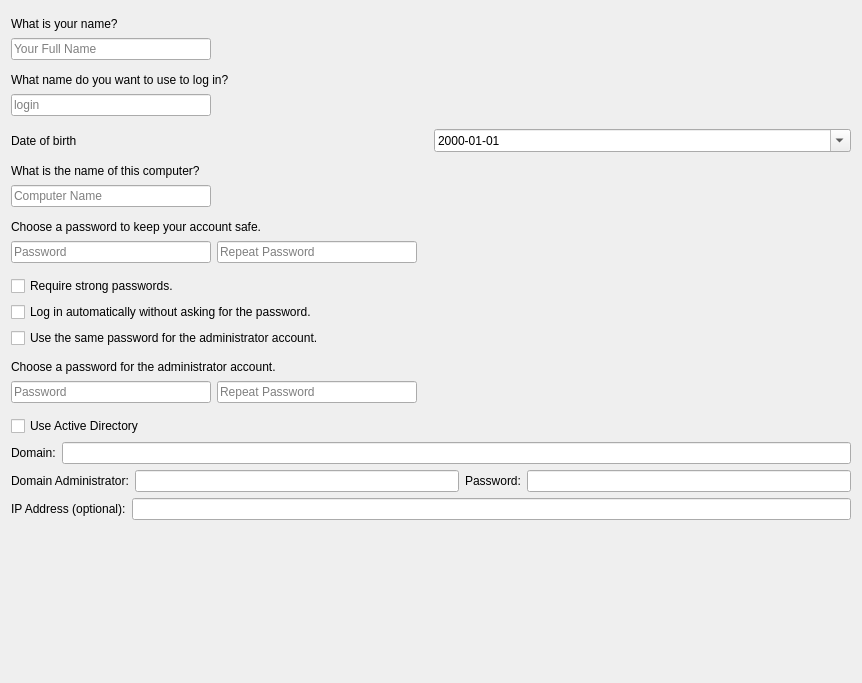
<?xml version="1.0" encoding="UTF-8"?>
<ui version="4.0">
 <author>
SPDX-FileCopyrightText: 2014 Teo Mrnjavac &lt;teo@kde.org&gt;
SPDX-License-Identifier: GPL-3.0-or-later
 </author>
 <class>Page_UserSetup</class>
 <widget class="QWidget" name="Page_UserSetup">
  <property name="geometry">
   <rect>
    <x>0</x>
    <y>0</y>
    <width>862</width>
    <height>683</height>
   </rect>
  </property>
  <property name="windowTitle">
   <string notr="true">Form</string>
  </property>
  <layout class="QVBoxLayout" name="verticalLayout_12">
   <item>
    <spacer name="verticalSpacer">
     <property name="orientation">
      <enum>Qt::Vertical</enum>
     </property>
     <property name="sizeType">
      <enum>QSizePolicy::Fixed</enum>
     </property>
     <property name="sizeHint" stdset="0">
      <size>
       <width>20</width>
       <height>6</height>
      </size>
     </property>
    </spacer>
   </item>
   <item>
    <widget class="QLabel" name="labelWhatIsYourName">
     <property name="text">
      <string>What is your name?</string>
     </property>
    </widget>
   </item>
   <item>
    <layout class="QHBoxLayout" name="fullNameLayout">
     <item>
      <widget class="QLineEdit" name="textBoxFullName">
       <property name="minimumSize">
        <size>
         <width>200</width>
         <height>0</height>
        </size>
       </property>
       <property name="placeholderText">
        <string>Your Full Name</string>
       </property>
      </widget>
     </item>
     <item>
      <widget class="QLabel" name="labelFullName">
       <property name="sizePolicy">
        <sizepolicy hsizetype="Fixed" vsizetype="Fixed">
         <horstretch>0</horstretch>
         <verstretch>0</verstretch>
        </sizepolicy>
       </property>
       <property name="minimumSize">
        <size>
         <width>24</width>
         <height>24</height>
        </size>
       </property>
       <property name="maximumSize">
        <size>
         <width>24</width>
         <height>24</height>
        </size>
       </property>
       <property name="text">
        <string notr="true"/>
       </property>
       <property name="scaledContents">
        <bool>true</bool>
       </property>
      </widget>
     </item>
     <item>
      <widget class="QLabel" name="labelFullNameError">
       <property name="sizePolicy">
        <sizepolicy hsizetype="Expanding" vsizetype="Preferred">
         <horstretch>1</horstretch>
         <verstretch>0</verstretch>
        </sizepolicy>
       </property>
       <property name="text">
        <string/>
       </property>
       <property name="wordWrap">
        <bool>true</bool>
       </property>
      </widget>
     </item>
    </layout>
   </item>
   <item>
    <spacer name="verticalSpacer_2">
     <property name="orientation">
      <enum>Qt::Vertical</enum>
     </property>
     <property name="sizeType">
      <enum>QSizePolicy::Fixed</enum>
     </property>
     <property name="sizeHint" stdset="0">
      <size>
       <width>20</width>
       <height>6</height>
      </size>
     </property>
    </spacer>
   </item>
   <item>
    <widget class="QLabel" name="username_label_2">
     <property name="text">
      <string>What name do you want to use to log in?</string>
     </property>
     <property name="wordWrap">
      <bool>false</bool>
     </property>
    </widget>
   </item>
   <item>
    <layout class="QHBoxLayout" name="usernameLayout">
     <item>
      <widget class="QLineEdit" name="textBoxLoginName">
       <property name="sizePolicy">
        <sizepolicy hsizetype="Expanding" vsizetype="Fixed">
         <horstretch>0</horstretch>
         <verstretch>0</verstretch>
        </sizepolicy>
       </property>
       <property name="minimumSize">
        <size>
         <width>200</width>
         <height>0</height>
        </size>
       </property>
       <property name="placeholderText">
        <string>login</string>
       </property>
      </widget>
     </item>
     <item>
      <widget class="QLabel" name="labelUsername">
       <property name="sizePolicy">
        <sizepolicy hsizetype="Fixed" vsizetype="Fixed">
         <horstretch>0</horstretch>
         <verstretch>0</verstretch>
        </sizepolicy>
       </property>
       <property name="minimumSize">
        <size>
         <width>24</width>
         <height>24</height>
        </size>
       </property>
       <property name="maximumSize">
        <size>
         <width>24</width>
         <height>24</height>
        </size>
       </property>
       <property name="scaledContents">
        <bool>true</bool>
       </property>
      </widget>
     </item>
     <item>
      <widget class="QLabel" name="labelUsernameError">
       <property name="sizePolicy">
        <sizepolicy hsizetype="Expanding" vsizetype="Preferred">
         <horstretch>1</horstretch>
         <verstretch>0</verstretch>
        </sizepolicy>
       </property>
       <property name="minimumSize">
        <size>
         <width>200</width>
         <height>0</height>
        </size>
       </property>
       <property name="text">
        <string/>
       </property>
       <property name="alignment">
        <set>Qt::AlignVCenter</set>
       </property>
       <property name="wordWrap">
        <bool>true</bool>
       </property>
      </widget>
     </item>
    </layout>
   </item>
   <item>
    <spacer name="verticalSpacer_4">
     <property name="orientation">
      <enum>Qt::Vertical</enum>
     </property>
     <property name="sizeType">
      <enum>QSizePolicy::Fixed</enum>
     </property>
     <property name="sizeHint" stdset="0">
      <size>
       <width>20</width>
       <height>6</height>
      </size>
     </property>
    </spacer>
   </item>
   <item>
    <layout class="QHBoxLayout" name="birthDateLayout">
     <item>
      <widget class="QLabel" name="labelBirthDate">
       <property name="text">
        <string>Date of birth</string>
       </property>
      </widget>
     </item>
     <item>
      <widget class="QDateEdit" name="dateEditBirthDate">
       <property name="displayFormat">
        <string>yyyy-MM-dd</string>
       </property>
       <property name="calendarPopup">
        <bool>true</bool>
       </property>
       <property name="date">
        <date>
         <year>2000</year>
         <month>1</month>
         <day>1</day>
        </date>
       </property>
      </widget>
     </item>
    </layout>
   </item>
   <item>
    <spacer name="birthDateVSpace">
     <property name="orientation">
      <enum>Qt::Vertical</enum>
     </property>
     <property name="sizeType">
      <enum>QSizePolicy::Fixed</enum>
     </property>
     <property name="sizeHint" stdset="0">
      <size>
       <width>20</width>
       <height>6</height>
      </size>
     </property>
    </spacer>
   </item>
   <item>
    <widget class="QLabel" name="hostnameLabel">
     <property name="text">
      <string>What is the name of this computer?</string>
     </property>
     <property name="wordWrap">
      <bool>false</bool>
     </property>
    </widget>
   </item>
   <item>
    <layout class="QHBoxLayout" name="hostnameLayout">
     <item>
      <widget class="QLineEdit" name="textBoxHostname">
       <property name="sizePolicy">
        <sizepolicy hsizetype="Expanding" vsizetype="Fixed">
         <horstretch>0</horstretch>
         <verstretch>0</verstretch>
        </sizepolicy>
       </property>
       <property name="minimumSize">
        <size>
         <width>200</width>
         <height>0</height>
        </size>
       </property>
       <property name="toolTip">
        <string>&lt;small&gt;This name will be used if you make the computer visible to others on a network.&lt;/small&gt;</string>
       </property>
       <property name="placeholderText">
        <string>Computer Name</string>
       </property>
      </widget>
     </item>
     <item>
      <widget class="QLabel" name="labelHostname">
       <property name="sizePolicy">
        <sizepolicy hsizetype="Fixed" vsizetype="Fixed">
         <horstretch>0</horstretch>
         <verstretch>0</verstretch>
        </sizepolicy>
       </property>
       <property name="minimumSize">
        <size>
         <width>24</width>
         <height>24</height>
        </size>
       </property>
       <property name="maximumSize">
        <size>
         <width>24</width>
         <height>24</height>
        </size>
       </property>
       <property name="scaledContents">
        <bool>true</bool>
       </property>
      </widget>
     </item>
     <item>
      <widget class="QLabel" name="labelHostnameError">
       <property name="sizePolicy">
        <sizepolicy hsizetype="Expanding" vsizetype="Preferred">
         <horstretch>1</horstretch>
         <verstretch>0</verstretch>
        </sizepolicy>
       </property>
       <property name="minimumSize">
        <size>
         <width>200</width>
         <height>0</height>
        </size>
       </property>
       <property name="text">
        <string/>
       </property>
       <property name="alignment">
        <set>Qt::AlignVCenter</set>
       </property>
       <property name="wordWrap">
        <bool>true</bool>
       </property>
      </widget>
     </item>
    </layout>
   </item>
   <item>
    <spacer name="hostnameVSpace">
     <property name="orientation">
      <enum>Qt::Vertical</enum>
     </property>
     <property name="sizeType">
      <enum>QSizePolicy::Fixed</enum>
     </property>
     <property name="sizeHint" stdset="0">
      <size>
       <width>20</width>
       <height>6</height>
      </size>
     </property>
    </spacer>
   </item>
   <item>
    <widget class="QLabel" name="password_label_2">
     <property name="text">
      <string>Choose a password to keep your account safe.</string>
     </property>
     <property name="wordWrap">
      <bool>false</bool>
     </property>
    </widget>
   </item>
   <item>
    <layout class="QHBoxLayout" name="userPasswordLayout">
     <item>
      <widget class="QLineEdit" name="textBoxUserPassword">
       <property name="sizePolicy">
        <sizepolicy hsizetype="Expanding" vsizetype="Fixed">
         <horstretch>0</horstretch>
         <verstretch>0</verstretch>
        </sizepolicy>
       </property>
       <property name="minimumSize">
        <size>
         <width>200</width>
         <height>0</height>
        </size>
       </property>
       <property name="toolTip">
        <string>&lt;small&gt;Enter the same password twice, so that it can be checked for typing errors. A good password will contain a mixture of letters, numbers and punctuation, should be at least eight characters long, and should be changed at regular intervals.&lt;/small&gt;</string>
       </property>
       <property name="echoMode">
        <enum>QLineEdit::Password</enum>
       </property>
       <property name="placeholderText">
        <string>Password</string>
       </property>
      </widget>
     </item>
     <item>
      <widget class="QLineEdit" name="textBoxUserVerifiedPassword">
       <property name="sizePolicy">
        <sizepolicy hsizetype="Expanding" vsizetype="Fixed">
         <horstretch>0</horstretch>
         <verstretch>0</verstretch>
        </sizepolicy>
       </property>
       <property name="minimumSize">
        <size>
         <width>200</width>
         <height>0</height>
        </size>
       </property>
       <property name="toolTip">
        <string>&lt;small&gt;Enter the same password twice, so that it can be checked for typing errors. A good password will contain a mixture of letters, numbers and punctuation, should be at least eight characters long, and should be changed at regular intervals.&lt;/small&gt;</string>
       </property>
       <property name="echoMode">
        <enum>QLineEdit::Password</enum>
       </property>
       <property name="placeholderText">
        <string>Repeat Password</string>
       </property>
      </widget>
     </item>
     <item>
      <widget class="QLabel" name="labelUserPassword">
       <property name="sizePolicy">
        <sizepolicy hsizetype="Fixed" vsizetype="Fixed">
         <horstretch>0</horstretch>
         <verstretch>0</verstretch>
        </sizepolicy>
       </property>
       <property name="minimumSize">
        <size>
         <width>24</width>
         <height>24</height>
        </size>
       </property>
       <property name="maximumSize">
        <size>
         <width>24</width>
         <height>24</height>
        </size>
       </property>
       <property name="scaledContents">
        <bool>true</bool>
       </property>
      </widget>
     </item>
     <item>
      <widget class="QLabel" name="labelUserPasswordError">
       <property name="sizePolicy">
        <sizepolicy hsizetype="Expanding" vsizetype="Preferred">
         <horstretch>1</horstretch>
         <verstretch>0</verstretch>
        </sizepolicy>
       </property>
       <property name="minimumSize">
        <size>
         <width>100</width>
         <height>0</height>
        </size>
       </property>
       <property name="text">
        <string/>
       </property>
       <property name="alignment">
        <set>Qt::AlignVCenter</set>
       </property>
       <property name="wordWrap">
        <bool>true</bool>
       </property>
      </widget>
     </item>
    </layout>
   </item>
   <item>
    <spacer name="verticalSpacer_5">
     <property name="orientation">
      <enum>Qt::Vertical</enum>
     </property>
     <property name="sizeType">
      <enum>QSizePolicy::Fixed</enum>
     </property>
     <property name="sizeHint" stdset="0">
      <size>
       <width>20</width>
       <height>6</height>
      </size>
     </property>
    </spacer>
   </item>
   <item>
    <widget class="QCheckBox" name="checkBoxRequireStrongPassword">
     <property name="toolTip">
      <string>When this box is checked, password-strength checking is done and you will not be able to use a weak password.</string>
     </property>
     <property name="text">
      <string>Require strong passwords.</string>
     </property>
    </widget>
   </item>
   <item>
    <widget class="QCheckBox" name="checkBoxDoAutoLogin">
     <property name="text">
      <string>Log in automatically without asking for the password.</string>
     </property>
    </widget>
   </item>
   <item>
    <widget class="QCheckBox" name="checkBoxReusePassword">
     <property name="text">
      <string>Use the same password for the administrator account.</string>
     </property>
    </widget>
   </item>
   <item>
    <spacer name="verticalSpacer_6">
     <property name="orientation">
      <enum>Qt::Vertical</enum>
     </property>
     <property name="sizeType">
      <enum>QSizePolicy::Fixed</enum>
     </property>
     <property name="sizeHint" stdset="0">
      <size>
       <width>20</width>
       <height>6</height>
      </size>
     </property>
    </spacer>
   </item>
   <item>
    <widget class="QLabel" name="labelChooseRootPassword">
     <property name="text">
      <string>Choose a password for the administrator account.</string>
     </property>
     <property name="wordWrap">
      <bool>false</bool>
     </property>
    </widget>
   </item>
   <item>
    <layout class="QHBoxLayout" name="rootPasswordLayout">
     <item>
      <widget class="QLineEdit" name="textBoxRootPassword">
       <property name="sizePolicy">
        <sizepolicy hsizetype="Expanding" vsizetype="Fixed">
         <horstretch>0</horstretch>
         <verstretch>0</verstretch>
        </sizepolicy>
       </property>
       <property name="minimumSize">
        <size>
         <width>200</width>
         <height>0</height>
        </size>
       </property>
       <property name="toolTip">
        <string>&lt;small&gt;Enter the same password twice, so that it can be checked for typing errors.&lt;/small&gt;</string>
       </property>
       <property name="echoMode">
        <enum>QLineEdit::Password</enum>
       </property>
       <property name="placeholderText">
        <string>Password</string>
       </property>
      </widget>
     </item>
     <item>
      <widget class="QLineEdit" name="textBoxVerifiedRootPassword">
       <property name="sizePolicy">
        <sizepolicy hsizetype="Expanding" vsizetype="Fixed">
         <horstretch>0</horstretch>
         <verstretch>0</verstretch>
        </sizepolicy>
       </property>
       <property name="minimumSize">
        <size>
         <width>200</width>
         <height>0</height>
        </size>
       </property>
       <property name="toolTip">
        <string>&lt;small&gt;Enter the same password twice, so that it can be checked for typing errors.&lt;/small&gt;</string>
       </property>
       <property name="echoMode">
        <enum>QLineEdit::Password</enum>
       </property>
       <property name="placeholderText">
        <string>Repeat Password</string>
       </property>
      </widget>
     </item>
     <item>
      <widget class="QLabel" name="labelRootPassword">
       <property name="sizePolicy">
        <sizepolicy hsizetype="Fixed" vsizetype="Fixed">
         <horstretch>0</horstretch>
         <verstretch>0</verstretch>
        </sizepolicy>
       </property>
       <property name="minimumSize">
        <size>
         <width>24</width>
         <height>24</height>
        </size>
       </property>
       <property name="maximumSize">
        <size>
         <width>24</width>
         <height>24</height>
        </size>
       </property>
       <property name="scaledContents">
        <bool>true</bool>
       </property>
      </widget>
     </item>
     <item>
      <widget class="QLabel" name="labelRootPasswordError">
       <property name="sizePolicy">
        <sizepolicy hsizetype="Expanding" vsizetype="Preferred">
         <horstretch>1</horstretch>
         <verstretch>0</verstretch>
        </sizepolicy>
       </property>
       <property name="minimumSize">
        <size>
         <width>100</width>
         <height>0</height>
        </size>
       </property>
       <property name="text">
        <string/>
       </property>
       <property name="alignment">
        <set>Qt::AlignVCenter</set>
       </property>
       <property name="wordWrap">
        <bool>true</bool>
       </property>
      </widget>
     </item>
    </layout>
   </item>
   <item>
    <spacer name="verticalSpacer_3">
     <property name="orientation">
      <enum>Qt::Vertical</enum>
     </property>
     <property name="sizeType">
      <enum>QSizePolicy::Fixed</enum>
     </property>
     <property name="sizeHint" stdset="0">
      <size>
       <width>20</width>
       <height>6</height>
      </size>
     </property>
    </spacer>
   </item>
   <item>
    <layout class="QVBoxLayout" name="verticalLayout">
     <item>
      <widget class="QCheckBox" name="useADCheckbox">
       <property name="text">
        <string>Use Active Directory</string>
       </property>
      </widget>
     </item>
     <item>
      <layout class="QVBoxLayout" name="verticalLayout_3">
       <item>
        <layout class="QHBoxLayout" name="horizontalLayout_2">
         <item>
          <widget class="QLabel" name="domainLabel">
           <property name="text">
            <string>Domain:</string>
           </property>
          </widget>
         </item>
         <item>
          <widget class="QLineEdit" name="domainField"/>
         </item>
        </layout>
       </item>
       <item>
        <layout class="QHBoxLayout" name="horizontalLayout">
         <item>
          <widget class="QLabel" name="domainAdminLabel">
           <property name="text">
            <string>Domain Administrator:</string>
           </property>
          </widget>
         </item>
         <item>
          <widget class="QLineEdit" name="domainAdminField"/>
         </item>
         <item>
          <widget class="QLabel" name="domainPasswordLabel">
           <property name="text">
            <string>Password:</string>
           </property>
          </widget>
         </item>
         <item>
          <widget class="QLineEdit" name="domainPasswordField">
           <property name="echoMode">
            <enum>QLineEdit::Password</enum>
           </property>
          </widget>
         </item>
        </layout>
       </item>
       <item>
        <layout class="QHBoxLayout" name="horizontalLayout_3">
         <item>
          <widget class="QLabel" name="ipAddressLabel">
           <property name="text">
            <string>IP Address (optional):</string>
           </property>
          </widget>
         </item>
         <item>
          <widget class="QLineEdit" name="ipAddressField"/>
         </item>
        </layout>
       </item>
      </layout>
     </item>
    </layout>
   </item>
   <item>
    <spacer name="verticalSpacer_7">
     <property name="orientation">
      <enum>Qt::Vertical</enum>
     </property>
     <property name="sizeHint" stdset="0">
      <size>
       <width>20</width>
       <height>1</height>
      </size>
     </property>
    </spacer>
   </item>
  </layout>
 </widget>
 <resources/>
 <connections/>
</ui>
